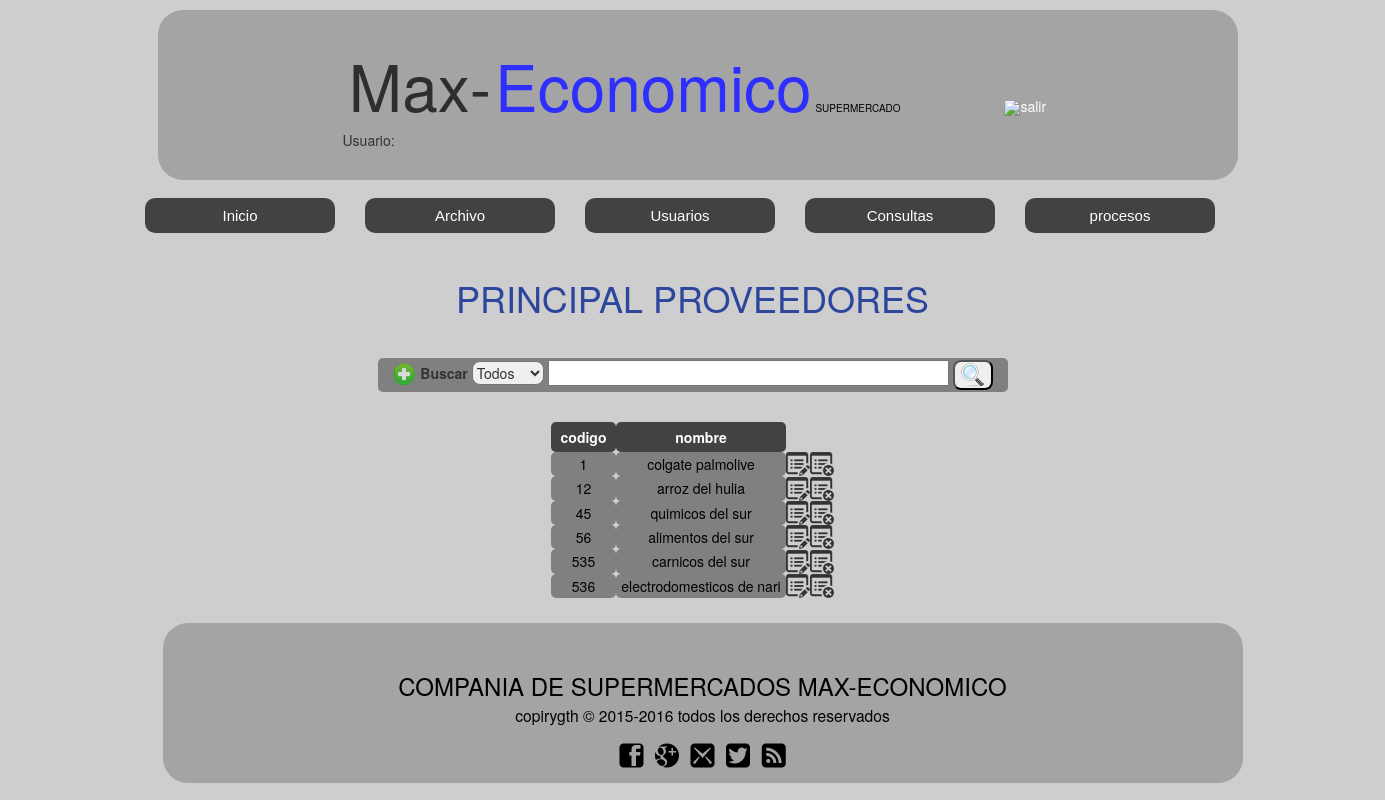
The page /provedores.php (signed in) on the database its author committed.
### tables this page shows
CREATE TABLE `proveedores` (
  `prove_codigo` int(3) NOT NULL auto_increment,
  `prove_nombre` varchar(25) NOT NULL,
  PRIMARY KEY  (`prove_codigo`)
);

### provedores.php (the view, shortened to what this page needs)
<!DOCTYPE html>
<html>
<head>
	<link rel="stylesheet" type="text/css" href="css/estilo.css">
	<link rel="stylesheet" type="text/css" href="css/normalizer.css">
	<link rel="stylesheet" type="text/css" href="css/bottstrap/bootstrap.min.css">
</head>
<body class="cuerpo">
<center>
  <section class="contenedorinicio1">
    <br>
    <h1 class="tituloinicio1">
       Max-
    </h1>
    <h2 class="tituloinicio2">
       Economico
    </h2>
    <h3 class="tituloinicio3">
      SUPERMERCADO
    </h3>
    <a id="ingresar" href="cerrar_sesion.php"><img class="iconingresar" src="imagenes/cerrar">salir</a>
    <br>
    <div id="usuario">
       <?php
        echo  " Usuario: ".$nombreususis ;
        ?>
    </div>
  </section>
  <div id="menu2">
  <ul>
    <li class="nivel1">
      <a href="principalsistema.php" class="nivel1">Inicio</a>
    </li>
      <li class="nivel1"><a href="#" class="nivel1">Archivo</a>
    </li>
    <li class="nivel1"><a href="#" class="nivel1">Usuarios</a>
    </li>
    <li class="nivel1"><a href="#" class="nivel1">Consultas</a>
    </li>
    <li class="nivel1"><a href="#" class="nivel1">procesos</a>
     </li>
    </ul>
    </div>
    <br>
    <br>
    <br>
    <h1>PRINCIPAL PROVEEDORES</h1>
	  <section id="cuerpo2">
				<form  id="frmbuscar" method="POST" action="">
						<a href="formularioprovedores.php">
							<img src="imagenes/adicionar.png">
						</a>
						<label id="lblbuscar">Buscar</label>
							<select id="selbuscar" name="selcampo">
								<option value="todos">Todos</option>
							</select>
						<input type="text" name="txtbuscar" size="50" height="5px" class="campobuscar">
						<button type="submit" name="btnbuscar" class="botonbuscar">
							<img src="imagenes/lupa.png">
						</button>
				</form>
				<br>
				<table >
				 <tr id="titulo2prod">
				    <th id="codigo">
				        codigo
				     </th>
				      <th  id="nombre">
				        nombre
				     </th>
				 <tr>
				<?php
				$con  = ConectarBD();
				$sSQL = "SELECT * FROM Proveedores".$where;
				$datos = $con->query($sSQL);
				foreach( $datos as $fila)
				{
				 echo '<tr id="contenido">';
				 	echo '<td id="codigo">';
				       echo $fila['prove_codigo'];
				    echo '</td>';
				    echo '<td id="nombre">';
				       echo $fila['prove_nombre'];
				    echo '</td>';
				    echo '<td class="imgicon">';
				       echo '<a href="modificar_provedores.php?codigo='.$fila['prove_codigo'].'"><img class="imgicon" src="imagenes/editar.png" > </a>';
				    echo '</td>';
				    echo '<td class="imgicon">';
				       echo '<a href="eliminar_provedores.php?codigo='.$fila['prove_codigo'].'"><img class="imgicon" src="imagenes/eliminar.png" > </a>';
				    echo '</td>';
				 echo '</tr>';
				}
			?>
		</table>
      </section>
	 <?php
	 include_once("pie.php");
	  ?>
</center>
</body>
</html>

### css/estilo.css (style rules this page uses)
.imgicon { background:#cecece; }
.cuerpo { background:#cecece; }
#menu2 { text-align: center; font-size: 15px; width: 1300px; background: blue; margin: 18px auto 12px 75px; background: blue; }
#menu2 ul { list-style-type: none; }
#menu2 ul li.nivel1 { float: left; width: 220px; }
#menu2 ul li a { display: block; text-decoration: none; color: #fff; background-color: #424242; padding: 7px; position: relative; margin-left: 30px; font-family: arial; border-radius: 10px; }
#menu2 ul li a.nivel1 { display: block!important; display: none; position: relative; }
h1 { text-align: center; color: #2C459D; }
h2 { text-align: center; }
form { margin: 0 auto; width: 870px; }
table { margin: 10px auto; }
div { margin: 5 0 0 30; width: 500px; text-align: justify; border: blue; }
.tituloinicio1 { display: inline-left; display: inline-block; color: #2E2E2E; font-size: 64px; }
.tituloinicio2 { display: inline-block; color: #2E2EFE; font-size: 64px; }
.tituloinicio3 { display: inline-block; font-size: 10px; color:#000; }
.contenedorinicio1 { width: 1080px; background: #A4A4A4; margin-left:10px; margin-top: 10px; height: 170px; border-radius: 25px; display: inline-block; }
#ingresar { margin-left: 100px; color: white; display: inline-block; text-align: center; text-decoration: none; }
.iconingresar { display: inline-block; }
#titulo2prod { background-color: #424242; color: #fff; line-height: 30px; }
#codigo { width: 65px; text-align:center; border-radius: 5px; }
#nombre { width: 170px; border-radius: 5px; text-align: center; }
#contenido { background-color: gray; color: black; }
#frmbuscar { background: gray; margin-top: 40px; width: 630px; padding: 2px; border-radius: 5px; }
.botonbuscar { border-radius: 8px; }
#selbuscar { border-radius: 8px; }
#usuario { margin-right: 210px; }

### rows shown on the page
proveedores: prove_codigo "1", prove_nombre "colgate palmolive"
proveedores: prove_codigo "12", prove_nombre "arroz del hulia"
proveedores: prove_codigo "45", prove_nombre "quimicos del sur"
proveedores: prove_codigo "56", prove_nombre "alimentos del sur"
proveedores: prove_codigo "535", prove_nombre "carnicos del sur"
proveedores: prove_codigo "536", prove_nombre "electrodomesticos de nari"
